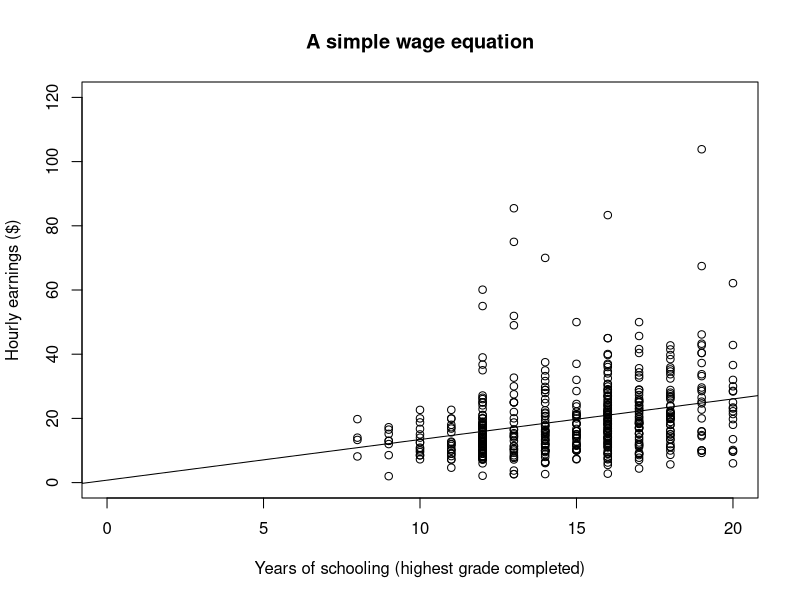
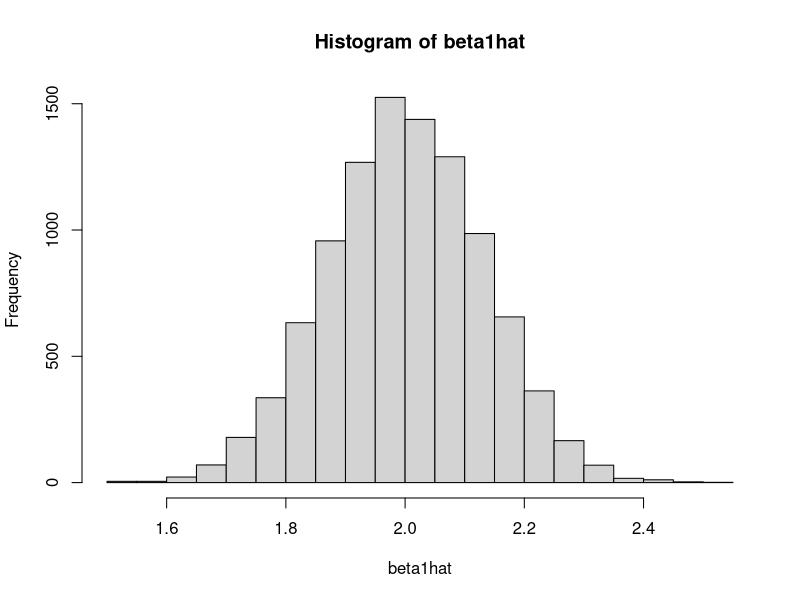
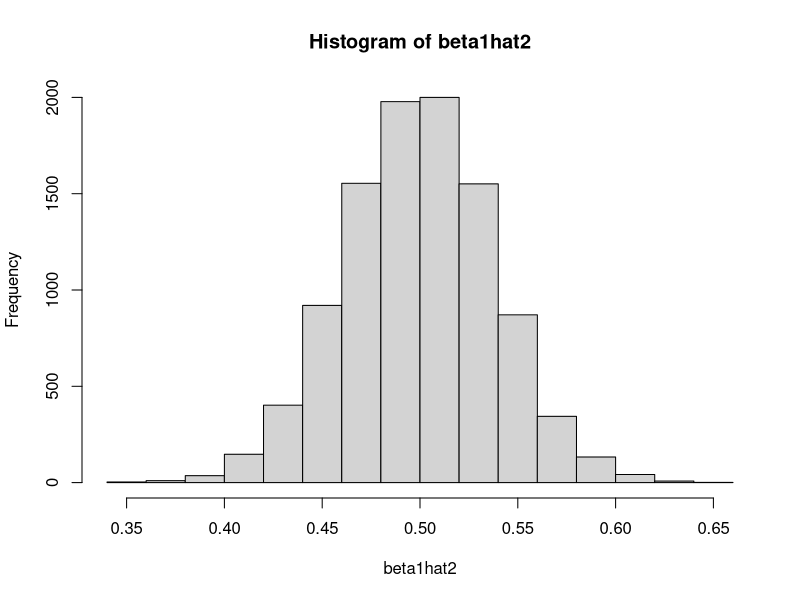

Here is the R script that generated these plots, in order:
## ---- chunk 1
knitr::opts_chunk$set(echo = TRUE)
library(tidyverse)
## ---- chunk 2
# EARNINGS regress on S
eawe21 <- read.csv('Data/EAWE21.csv', header=T)     # Import data
lin.model <- lm(EARNINGS ~ S, data = eawe21)        # Run the model
summary(lin.model)                                  # The result
## ---- chunk 3
# EARNINGS regress on S
# Plot the data
plot(EARNINGS ~ S, 
     data = eawe21,
     main = "A simple wage equation", 
     xlab = "Years of schooling (highest grade completed)",
     ylab = "Hourly earnings ($)",
     xlim = c(0, 20),
     ylim = c(0, 120))

abline(lin.model)              # Add the regression line

## ---- chunk 4
# Descriptive statistics for S
summary(eawe21$S)
## ---- chunk 5
# Create the demeaned variable SDEV
library(tidyverse)                  # Load the required package

eawe21.dm <- eawe21 %>%
  mutate(SDEV = S - mean(S)) %>%    # Create the demeaned variable
  select(EARNINGS, S, SDEV)         # Select the required columns

# EARNINGS regress on the demeaned variable SDEV
# Using pipe (%>%) operator to simplify the code
lm(EARNINGS ~ SDEV, data = eawe21.dm) %>%        # Run the model
  summary                                        # Print the result      
## ---- chunk 6
# EARNINGS regress on S
# Analysis of variance table
anova(lin.model)
## ---- chunk 7
# EARNINGS regress on S
# Summary of regression results, including the coefficient of determination
summary(lin.model)
## ---- chunk 8
x <- rnorm(250, mean=0, sd=3)        # variable x, with no. of observation = 250
m <- 10000                           # 10000 regressions is simulated

beta1hat <- vector(length = m)       # create an empty vector
for(n in 1:m){
  u <- rnorm(250, mean=0, sd=6)      # generate the error term
  y <- 3+2*x+u                       # define dependent variable y
  OLS <- lm(y~x)
  beta1hat[n] <- OLS$coef[2]
}
hist(beta1hat)
var(beta1hat)
## ---- chunk 9
x <- c(1:20)                         # variable x, with no. of observation = 250
m <- 10000                           # 10000 regressions is simulated

beta1hat2 <- vector(length = m)      # create an empty vector
for(n in 1:m){
  u <- rnorm(20, mean=0, sd=1)       # generate the error term
  y <- 2+0.5*x+u                     # define dependent variable y
  OLS <- lm(y~x)
  beta1hat2[n] <- OLS$coef[2]
}
hist(beta1hat2)
var(beta1hat2)
